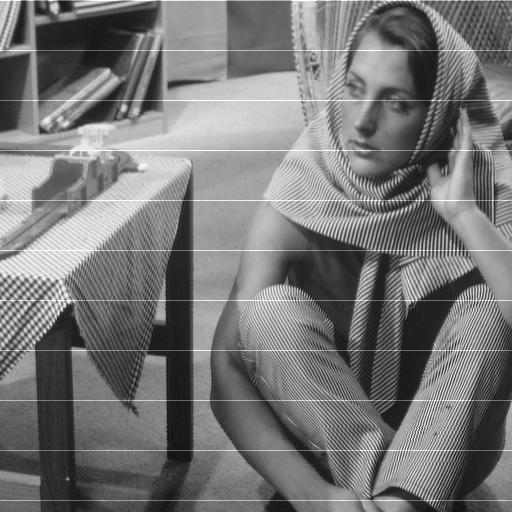
%> input picture Assignment 4/M_DakshThapar_2018137/DakshThapar_2018137_Noise-lines.jpg, 512 x 512 px
$ octave DakshThapar_2018137_code.m   (GNU Octave 9; MATLAB toolbox functions it lacks are replaced by stand-ins)
%> lines starting %> are read from the running program, lines starting %| are printed output that depends on the picture
%% Question 1 Solution
disp('Solution to 1 goes here');

image=imread("DakshThapar_2018137_Noise-lines.jpg");
%> image is the input picture: size 512x512 uint8; min 7, max 255, mean 118.9
imshow(image)
title('Original Image')
%reading noisy image (noise is horizontal lines)

hh=zeros(512,512);
for i=1:512
    for j=254:258
        hh(i,j)=1;
    end
end
for i=255:256
    for j=1:512
        hh(i,j)=0;
    end
end
%creating a manual bandpass filter that rejects the frequencies comprising
%of noise

noise=hh;
%bandreject filter to filter out the noise
H=1-hh;

S=log(1+abs((noise)));
figure,imshow(S,[])
title('Magnitude Spectrum of Noise')
%displaying magnitude spectrum of noise

S=log(1+abs((H)));
figure,imshow(S,[])
title('Magnitude Spectrum of Filter')
%displaying magnitude spectrum of the filter

figure,mesh(abs((H)))
title('Mesh Plot Magnitude Spectrum of Filter')
colormap('default')
%displaying mesh plot of the filter

%filter in spatial domain
H_time=real(ifft2(ifftshift(H)));

%standardizing spatial domain filter by subtracting min value and dividing
%by range
real_H_time=255*((H_time-min(min(H_time)))./(max(max(H_time)))-min(min(H_time)));
figure,imshow(fftshift(log(1+real_H_time)),[])
title('Spatial Domain Filter')
%displaying spatial domain filter

figure,mesh(fftshift(real_H_time))
title('Mesh Plot Spatial Domain Filter')
colormap('default')
figure
%displaying mesh plot time domain filter

IMG=fftshift(fft2(double(image),size(H,1),size(H,2)));
%applying DFT to image and shifting it to the size of the filter H
imshow(mat2gray(log(1+abs(IMG))))
title('Magnitude Spectrum of Original Image');
%displaying magnitude spectrum of original image

%applying hadamard product in fourier domain
fourier_filtered_image=(H).*IMG;
%taking real part of inverse fft (shifted)
output_image=real(ifft2(ifftshift((fourier_filtered_image))));
%cropping out portion from top left of image as same size as input image
output_image=output_image(1:size(image,1),1:size(image,2));

S=log(1+abs(fourier_filtered_image));
figure,imshow(S,[])
title('Magnitude Spectrum of Filtered Image')
%displaying magnitude spectrum of filtered image

figure,imshow(output_image,[])
title('Filtered Image via Fourier Domain Filtering Process')
%displaying filtered image via Fourier Domain Filtering Process

figure,imshow(double(image)-double(output_image),[])
%> after `imshow(double(image)-double(output_image),[])`:
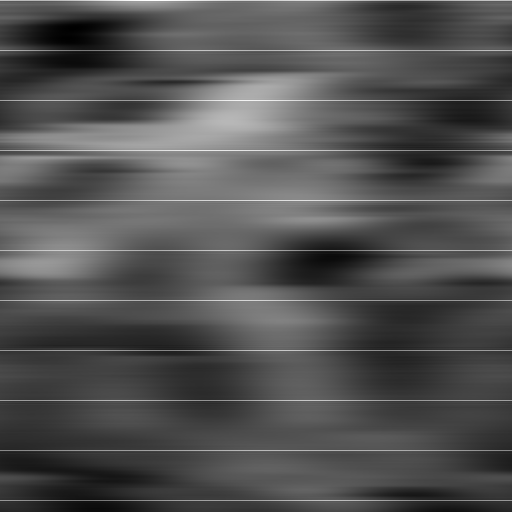
%> displayed picture: size 512x512, on the screen's scale of 0 to 255; min 0, max 255, mean 81
title('Filtered Noise')
%subtracting output and input images to display noise

figure
hh=conv2(image,ifftshift(H_time),'same');
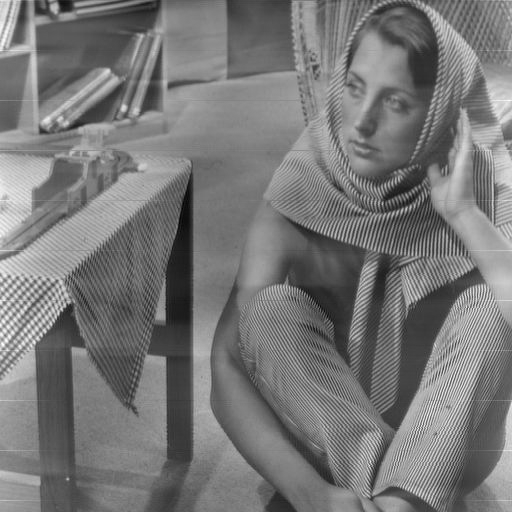
%> hh: size 512x512 double; min -126.9, max 175, mean 15.5; drawn with min black and max white
%performing convolution in time domain itself and converting to grayscale
gg=mat2gray(hh);
imshow(gg)
title('Filtered Image obtained via Spatial Domain Filtering Process')
%displaying filtered image obtained via Spatial Domain Filtering Process


%%%%%%%%%%%%%%%%%%%%%%%%%%%%%%%%%%%%%%%%%%%%%%%%%%%%%%%%%%%%%%%%%%%%%%%%%


%% Question 2 Solution
disp('Solution to 2 goes here');


img=double(imread("DakshThapar_2018137_Barbara.bmp"));
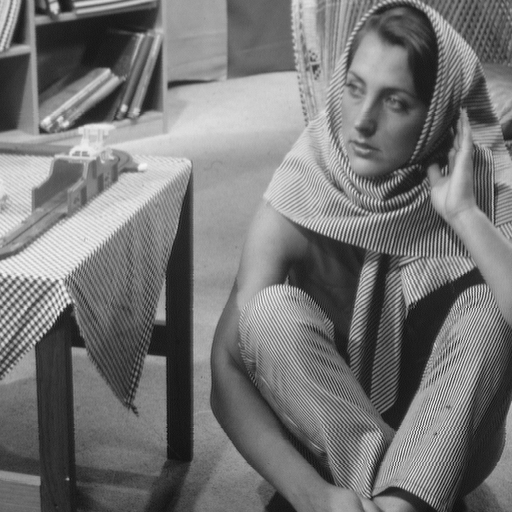
%> input picture Assignment 4/M_DakshThapar_2018137/DakshThapar_2018137_Barbara.bmp, 512 x 512 px
%> img: size 512x512 double; min 12, max 246, mean 117.4; mean of the top-left, top-right, bottom-left and bottom-right quarters 141.1, 126.4, 98.1, 103.9
figure,imshow(img,[]);
title('Original image');

f=[0 1 0; 1 -4 1; 0 1 0];
%input filter

f_=f(2:3,2:3);
fil = padarray(f_, [512 512], 0, 'post');
%shifting centre and hence padding with zeros to give final size 514x514 and
%then using mod operation to put the pixels in the first row and first
%column into their updated spots

fil(mod(-1,514)+1,mod(-1,514)+1)=f(1,1);
fil(mod(0,514)+1,mod(-1,514)+1)=f(2,1);
fil(mod(1,514)+1,mod(-1,514)+1)=f(3,1);
fil(mod(-1,514)+1,mod(1,514)+1)=f(1,3);
fil(mod(-1,514)+1,mod(0,514)+1)=f(1,2);

mesh(fil);
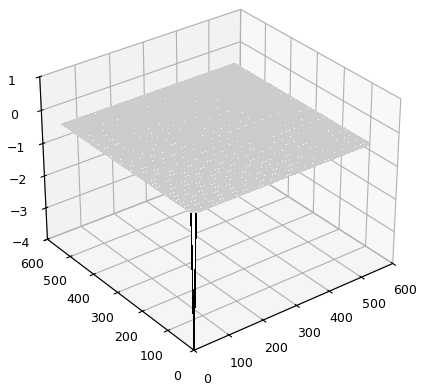
%> figure redrawn from the program's plot data
image = padarray(img, [2 2], 0, 'post');
%> image: size 514x514 double
%padding the input image with zeros to give final size 514x514

H=fftshift(fft2(double(fil)));
IMG=fftshift(fft2(double(image)));
%applying fft to both filter and image

figure,imshow(H,[])
title('Filter in Fourier Domain');
%displaying filter in fourier domain

fourier_filtered_image = (H).*IMG;
%taking hadamard product of filter and image in fourier domain
output_image=real(ifft2(ifftshift((fourier_filtered_image))));
%> output_image: size 514x514 double
%applying inverse fft to bring it back to spatial domain
output_image=output_image(1:size(img,1), 1:size(img,2));
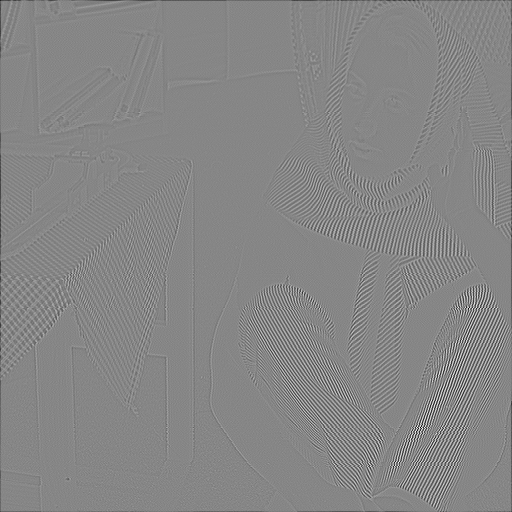
%> output_image: size 512x512 double; min -478, max 428, mean -0.9; drawn with min black and max white
%cropping out the size, to be the same size as the input image

figure, imshow(output_image,[])
title('Filtered Image')
%displaying filtered image

figure,imshow(uint8(img-output_image))
%applying laplacian filter to actually sharpen our image
title('Output Sharpened Image');
%display sharpened image


%%%%%%%%%%%%%%%%%%%%%%%%%%%%%%%%%%%%%%%%%%%%%%%%%%%%%%%%%%%%%%%%%%%%%%%%


%% Question 3 Solution
disp('Solution to 3 goes here');

image=imread("DakshThapar_2018137_Barbara.bmp");
%> image is the input picture: size 512x512 uint8; min 12, max 246, mean 117.4
imshow(image)
title('Original Image')
[M,N]=size(image);
%> M = 512; N = 512
%input image

u=0:(M-1);
%> u = 512 values from 0 to 511
v=0:(N-1);
%> v = 512 values from 0 to 511
[U,V]=meshgrid(v,u);
%preparing meshgrid of filter of required size

D0=20;
D=sqrt((U-size(U,1)/2).^2+(V-size(V,2)/2).^2);
H=exp(-(D.^2)./(2*(D0^2)));
%gaussian lpf with D0=20

S=log(1+abs((H)));
figure,imshow(S,[])
title('Magnitude Spectrum of Filter')
%displaying magnitude spectrum of filter

figure,mesh(abs((H)))
title('Mesh Plot of Magnitude Spectrum of Filter')
colormap('default')
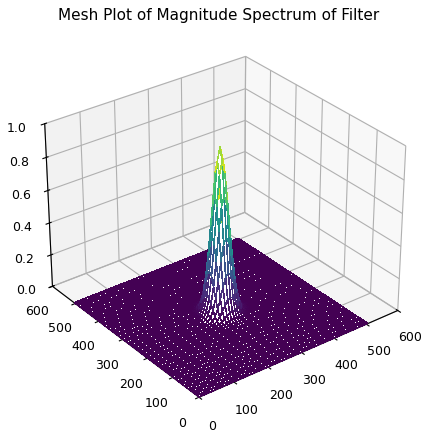
%> figure redrawn from the program's plot data
%displaying mesh plot for magnitude spectrum of filter

IMG=fftshift(fft2(double(image),size(H,1),size(H,2)));
imshow(mat2gray(log(1+abs(IMG))))
title('Magnitude Spectrum of Original Image');
%performing fft on image and displaying magnitude spectrum

%performing hadamard product in fourier domain
fourier_filtered_image=(H).*IMG;
output_image=real(ifft2(ifftshift((fourier_filtered_image))));
output_image=output_image(1:size(image,1),1:size(image,2));
%performing inverse fft on fourier domain product and resizing to bring it
%to same size as input image

Fcf=(fourier_filtered_image);
S=log(1+abs(Fcf));
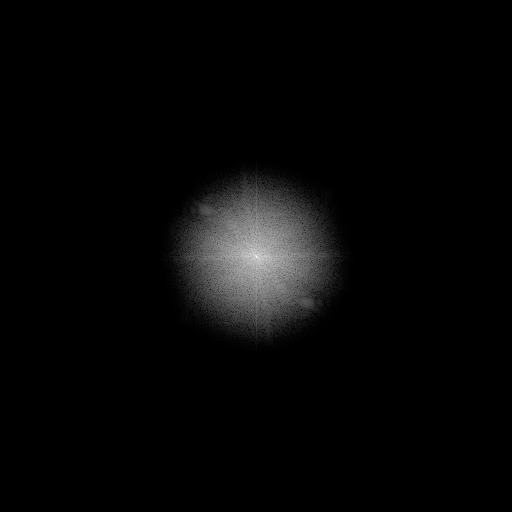
%> S: size 512x512 double; min 0, max 17.24, mean 0.466; drawn with min black and max white
figure,imshow(S,[])
title('Magnitude Spectrum of Filtered Image')
%displaying magnitude spectrum of filtered image

figure,imshow(output_image,[])
title('Filtered Image via Fourier Domain Filtering Process')
%displaying filtered image via Fourier Domain Filtering Process
